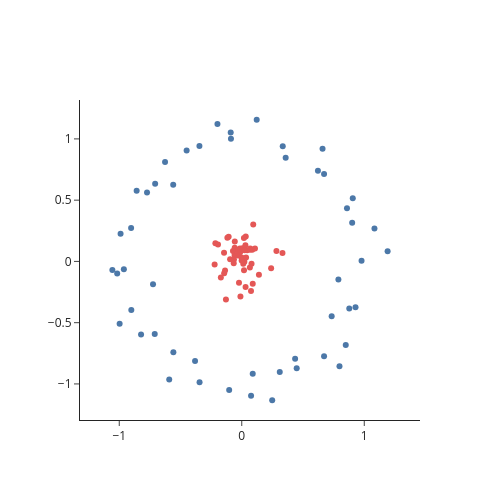

Source (notebook cell):
### Markdown cell above
## 1. The data: 100 points in two circles

### Code cell
# factor = radius of the inner circle relative to the outer one; noise = spread
X, y = make_circles(n_samples=100, factor=0.1, noise=0.1, random_state=5)
print(X.shape, np.bincount(y))      # 100 points, 2 columns, 50 per class

colours = np.array(["#4C78A8", "#E45756"])     # class 0 blue, class 1 red
go.Figure(go.Scatter(x=X[:, 0], y=X[:, 1], mode="markers", marker=dict(color=colours[y]))).update_layout(
    template="simple_white", width=500, height=500, yaxis_scaleanchor="x").show()
